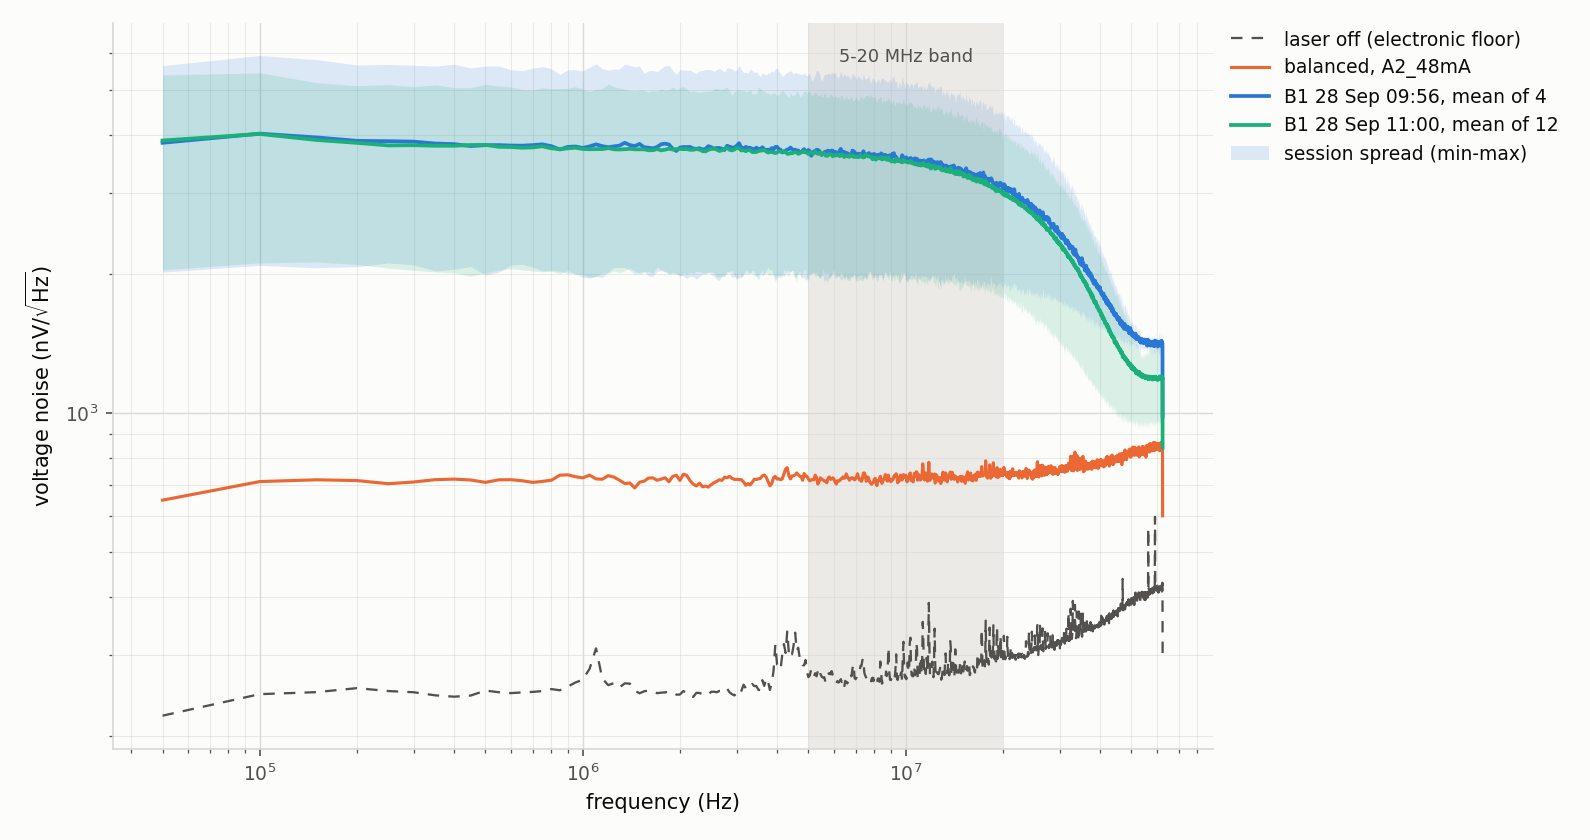

The Python source for this figure:
"""psd_piin.py - PIIN measurement (B1) against the balanced sweep point (A2).

The B1 captures are repeats of one condition, so each acquisition session is
averaged into a single curve; the run-to-run spread is kept as a shaded min-max
envelope rather than hidden, because it is large. Sessions are plotted
separately - a later batch is a fresh alignment, not more of the same run, so
pooling them would hide any drift between sittings. The A2 capture at the same
drive current is the balanced reference, and A1 (laser off) is the electronic
floor.

    python psd_piin.py
    python psd_piin.py --ref A2_47mA --out piin_vs_47mA.png
    python psd_piin.py --session-gap 30      # minutes between sessions

Averaging is done on the PSDs in linear V^2/Hz, never in dB, matching
Welch.band_average.
"""
from __future__ import annotations

import argparse
from datetime import datetime
from pathlib import Path

import numpy as np

from prepare_welch import load_run
from Welch import welch_psd

# dataviz reference palette, light mode. The reference keeps categorical slot 2;
# B1 sessions take the remaining slots in acquisition order.
C_SESSION = ["#2a78d6", "#1baf7a", "#b05ccc"]    # slots 1, 3, 4
C_REF = "#eb6834"                                # slot 2
C_INK = "#0b0b0b"
C_MUTED = "#52514e"
C_GRID = "#d8d7d3"
C_SURFACE = "#fcfcfb"
C_BAND = "#eceae6"


def capture_time(stem: str) -> datetime:
    """Acquisition time from the filename stem, YYYYmmdd_HHMMSS_tag."""
    return datetime.strptime(stem[:15], "%Y%m%d_%H%M%S")


def split_sessions(reps: list[tuple[datetime, np.ndarray]], gap_min: float) -> list[dict]:
    """Group repeats into sittings: a gap longer than gap_min starts a new one."""
    sessions: list[dict] = []
    for when, psd in sorted(reps):
        if sessions and (when - sessions[-1]["last"]).total_seconds() <= gap_min * 60:
            sessions[-1]["psds"].append(psd)
        else:
            sessions.append({"start": when, "psds": [psd]})
        sessions[-1]["last"] = when
    for s in sessions:
        s["psds"] = np.array(s["psds"])
        s["label"] = s["start"].strftime("%d %b %H:%M")
    return sessions


def collect(data_dir: Path, series: str, ref_tag: str, nperseg: int,
            gap_min: float) -> dict:
    """PSDs of the B1 repeats by session, the reference capture, and the floor."""
    reps, ref, floor, f_axis = [], None, None, None
    for p in sorted(data_dir.glob("*.npz")):
        if p.stem.endswith(("_volts", "_psd")):
            continue
        run = load_run(p)
        tag = run.meta.get("tag", p.stem)
        if not (tag.startswith(series) or tag == ref_tag or tag.startswith("A1")):
            continue
        f, psd, _ = welch_psd(run.v, run.fs, nperseg=nperseg)
        if f_axis is None:
            f_axis = f
        elif not np.array_equal(f, f_axis):
            raise ValueError(f"{p.name}: frequency axis differs; cannot overlay")
        if tag.startswith(series):
            reps.append((capture_time(p.stem), psd))
        elif tag == ref_tag:
            ref = psd
        else:
            floor = psd
    return {"f": f_axis, "sessions": split_sessions(reps, gap_min),
            "reps": np.array([psd for _, psd in reps]), "ref": ref, "floor": floor}


def plot(d: dict, band: tuple[float, float], out: Path, series: str,
         ref_tag: str) -> None:
    import matplotlib
    matplotlib.use("Agg")
    import matplotlib.pyplot as plt

    f = d["f"]
    m = f > 0
    nv = lambda psd: np.sqrt(psd[m]) * 1e9        # V^2/Hz -> nV/rtHz

    fig, ax = plt.subplots(figsize=(10.6, 5.6))
    fig.patch.set_facecolor(C_SURFACE)
    ax.set_facecolor(C_SURFACE)

    ax.axvspan(*band, color=C_BAND, lw=0, zorder=0)
    ax.text(np.sqrt(band[0] * band[1]), 0.965,
            f"{band[0]/1e6:g}-{band[1]/1e6:g} MHz band", transform=ax.get_xaxis_transform(),
            ha="center", va="top", fontsize=8.5, color=C_MUTED)

    if d["floor"] is not None:
        ax.loglog(f[m], nv(d["floor"]), color=C_MUTED, lw=1.1, ls=(0, (5, 4)),
                  label="laser off (electronic floor)", zorder=2)
    if d["ref"] is not None:
        ax.loglog(f[m], nv(d["ref"]), color=C_REF, lw=1.5,
                  label=f"balanced, {ref_tag}", zorder=3)

    for n, sess in enumerate(d["sessions"]):
        colour = C_SESSION[n % len(C_SESSION)]
        psds = sess["psds"]
        if len(psds) > 1:
            ax.fill_between(f[m], nv(psds.min(axis=0)), nv(psds.max(axis=0)),
                            color=colour, alpha=0.15, lw=0, zorder=3 + n)
        ax.loglog(f[m], nv(psds.mean(axis=0)), color=colour, lw=1.8, zorder=5 + n,
                  label=f"{series} {sess['label']}, mean of {len(psds)}")
    ax.fill_between([], [], [], color=C_SESSION[0], alpha=0.15, lw=0,
                    label="session spread (min-max)")

    ax.set_xlabel("frequency (Hz)", color=C_INK)
    ax.set_ylabel(r"voltage noise (nV/$\sqrt{\mathrm{Hz}}$)", color=C_INK)
    ax.grid(True, which="major", color=C_GRID, lw=0.7, alpha=0.9)
    ax.grid(True, which="minor", color=C_GRID, lw=0.5, alpha=0.5)
    ax.set_axisbelow(True)
    for s in ("top", "right"):
        ax.spines[s].set_visible(False)
    for s in ("left", "bottom"):
        ax.spines[s].set_color(C_GRID)
    ax.tick_params(colors=C_MUTED, labelsize=9, which="both")

    # Curves span the axes top to bottom, so the legend sits outside the data.
    ax.legend(frameon=False, fontsize=9, loc="upper left", labelcolor=C_INK,
              bbox_to_anchor=(1.01, 1.0), borderaxespad=0)
    fig.tight_layout()
    fig.savefig(out, dpi=150, facecolor=fig.get_facecolor())
    print(f"plot -> {out}")


def main() -> int:
    ap = argparse.ArgumentParser(description=__doc__,
                                 formatter_class=argparse.RawDescriptionHelpFormatter)
    ap.add_argument("--data-dir", type=Path, default=Path("data"))
    ap.add_argument("--series", default="B1")
    ap.add_argument("--ref", default="A2_48mA", help="tag of the balanced reference")
    ap.add_argument("--band", nargs=2, type=float, default=[5e6, 20e6])
    ap.add_argument("--nperseg", type=int, default=2500)
    ap.add_argument("--session-gap", type=float, default=30,
                    help="minutes between captures that starts a new session")
    ap.add_argument("--out", type=Path, default=Path("psd_piin.png"))
    args = ap.parse_args()

    d = collect(args.data_dir, args.series, args.ref, args.nperseg, args.session_gap)
    if not len(d["reps"]):
        print(f"no {args.series} captures in {args.data_dir}")
        return 1
    if d["ref"] is None:
        print(f"note: reference tag {args.ref} not found; plotting {args.series} alone")

    f, sel = d["f"], (d["f"] >= args.band[0]) & (d["f"] <= args.band[1])
    mean = d["reps"].mean(axis=0)
    print(f"band {args.band[0]/1e6:g}-{args.band[1]/1e6:g} MHz, nperseg={args.nperseg}")
    for name, psd in (("floor (A1)", d["floor"]), (f"ref ({args.ref})", d["ref"]),
                      (f"{args.series} mean", mean)):
        if psd is not None:
            b = psd[sel].mean()
            print(f"  {name:20s} {b:.4e} V^2/Hz   {np.sqrt(b)*1e9:8.1f} nV/rtHz")
    for sess in d["sessions"]:
        per_rep = sess["psds"][:, sel].mean(axis=1)
        b = sess["psds"].mean(axis=0)[sel].mean()
        print(f"  session {sess['label']} (n={len(per_rep)}): "
              f"mean {np.sqrt(b)*1e9:.0f}, runs "
              + "/".join(f"{np.sqrt(v)*1e9:.0f}" for v in per_rep) + " nV/rtHz")
    if d["ref"] is not None:
        print(f"  {args.series} mean / reference: "
              f"{mean[sel].mean()/d['ref'][sel].mean():.1f}x in power, "
              f"{np.sqrt(mean[sel].mean()/d['ref'][sel].mean()):.1f}x in amplitude")

    plot(d, tuple(args.band), args.out, args.series, args.ref)
    return 0


if __name__ == "__main__":
    raise SystemExit(main())
